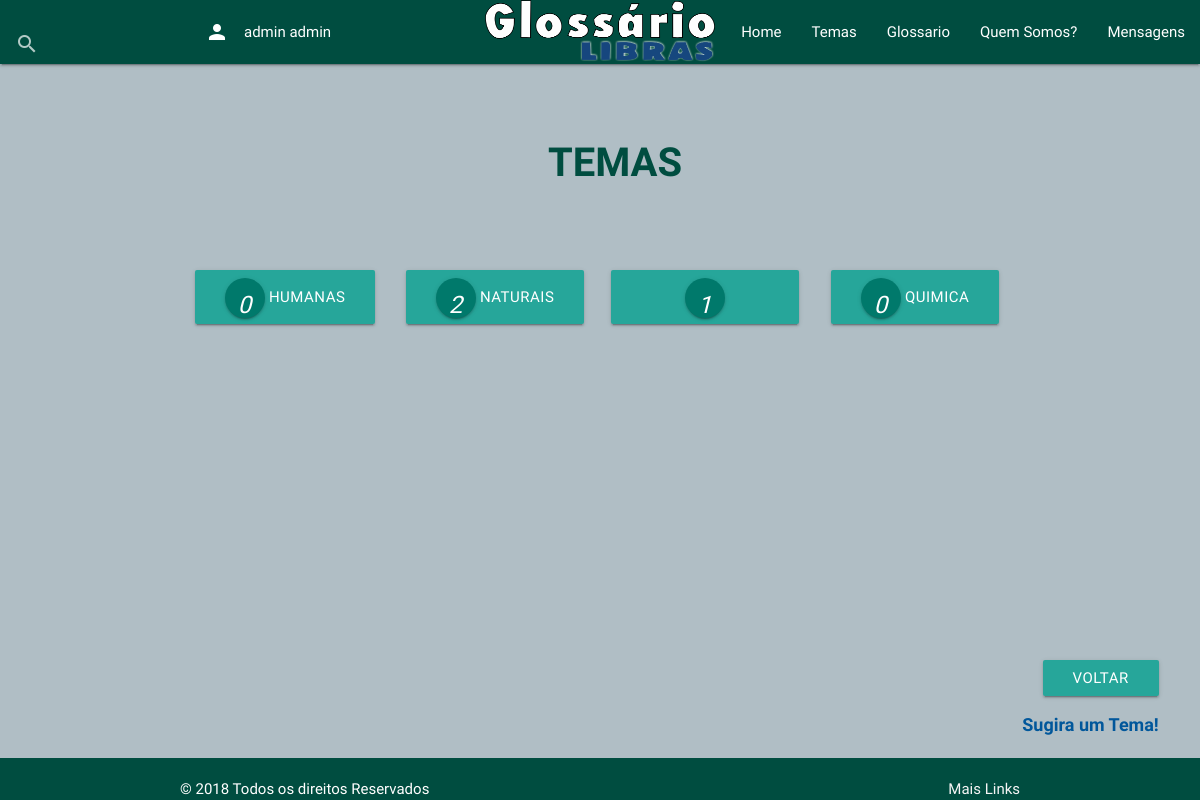
/Glossario/conteudo-categorias-temas/ (signed in), run on the app's committed database.
### Glossario/models.py (models this page shows, shortened)
class Perfil(models.Model):
    user = models.OneToOneField(User, on_delete=models.CASCADE, null=True, editable=False)
    nome = models.CharField(max_length=255, null=False)
    sobrenome = models.CharField(max_length=255, null=True)
    curso = models.CharField(max_length=255, null=True)
    universidade = models.CharField(max_length=255, null=True)
    glossarios_responsavel = models.ManyToManyField(Glossario, related_name='responsavel', blank=True)
    glossarios = models.ManyToManyField(Glossario, related_name='membro', blank=True)

class Tema(models.Model):
    titulo = models.CharField(max_length=200)
    pai = models.ForeignKey("self", on_delete=models.CASCADE, default=None, blank=True, null=True)
    postado = models.BooleanField(default=False)

### Glossario/views.py (the view)
# urls.py: path('conteudo-categorias-temas/', views.conteudo_categorias_temas, name='conteudo-categorias-temas'),
@login_required
def conteudo_categorias_temas(request):
    try:
        user_logado_id = request.user.id
        perfis = Perfil.objects.all()
        perfil_logado = Perfil.objects.get( user=user_logado_id )
        lista_tema = Tema.objects.filter( pai = None, postado=True)
        context = {'lista_tema': lista_tema,
                   'perfil_logado': perfil_logado,}
        lista_temas = Tema.objects.filter( pai=None, postado=True)
        quantidade_sinais = dict()
        for tema in lista_temas:
                sinais = Sinal.objects.filter(temas=tema.id, postado=True)
                quantidade_sinais[tema.titulo] = len(sinais)
        print(quantidade_sinais)
        context = {'lista_temas': lista_temas,
                   'perfil_logado': perfil_logado,
                   'quantidade_sinais': quantidade_sinais
                   }
    except Glossario.DoesNotExist:
        raise Http404("Não existem Temas")
    return render(request,'Glossario/categorias-temas.html', context)

### Glossario/templates/Glossario/categorias-temas.html (shortened to what this page needs)
{% extends 'Glossario/base.html' %}
 {% block content %}
<center>
   		<br></br>
   		<h1> TEMAS </h1>
   		<br></br>
{% if lista_temas %}
    <ul>
      <div class="row container">
        {% for tema in lista_temas  %}
              <div class="col l3 ">
               		<li><a href="/conteudo-categorias-temas/{{ tema.id }}/" class= "waves-effect waves-light btn-large color #01579b" >
                      <i class="btn-floating btn teal darken-2 center">{% for key,val in quantidade_sinais.items %}{% if tema.titulo == key %} {{ val }}
                        {% endif %}
                      {% endfor %}
                  </i> {{ tema.titulo }}</a></li>
              </div>
          {% endfor %}
      </div>
    </ul>
{% else %}
    <p> Não existem temas cadastrados.</p>
{% endif %}
{% endblock %}
{% block footer %}
     <div class="footer">
      <div class="row" >
        <div class="col s12 push-s1 right-align ">
          <button class="waves-effect waves-light btn color #01579b" type="submit" nome="voltar" onclick='history.go(-1)' >Voltar</button>
          <a class ="link" href="/01/enviar-tema/ "/> Sugira um Tema!</a>
        </div>
      </div>
    </div>
{% endblock %}

### Glossario/templates/Glossario/base.html (shortened to what this page needs)
{% load staticfiles %}
<!DOCTYPE html>
<html lang= "pt-br">
	<head>
		<link rel="stylesheet" type="text/css" href="../../static/Glossario/css/materialize.css">
		<link rel="stylesheet" type="text/css" href="../../static/Glossario/css/stilo-trabalho.css"/>
	</head>
   	<body>
   	<header>
   	<nav class="teal darken-4">
		<div class="nav-wrapper col 9">
			 <a href="http://localhost:8000/"><img href="/http://localhost:8000/" class="brand-logo center" src="../../static/Glossario/imagens/glossarioLibras.png" height="62" width="230" class="center"></a>
			<ul id="nav-mobile" class="right hide-on-med-and-down">
		        <li><a href="http://localhost:8000/"> Home </a></li>
		        <li><a href="http://localhost:8000/conteudo-categorias-temas/"> Temas </a></li>
		        <li><a href="http://localhost:8000/conteudo-categorias-glossarios/"> Glossario </a></li>
		        <li><a href="#"> Quem Somos? </a></li>
		        <li><a href="">Mensagens</a></li>
		    </ul>
           <form  class="left input-field" action="/resultado-pesquisa/?pesquisa=">
                <input type="text" name="pesquisa">
                <label  class="label" ><i class="material-icons right">search</i></label></form>
                {%  if user.is_authenticated  %}
                <ul class="left hide-on-med-and-down ">
	        			<li><a type="button"  id="MostrarEsconderMensagem">{{ perfil_logado.nome }} {{ perfil_logado.sobrenome }}<i class="material-icons left">person</i></a></li>
	           		</ul>
	            {% else %}
	            	<ul class="left hide-on-med-and-down ">
	        			<li><a class="waves-effect waves-light btn" href="http://localhost:8000/Usuarios/login/">Fazer Login</a></li>
	            	</ul>
	            {% endif %}
   	  	</div>
  	</nav>
  	</header>
	<main>
		{% block content %}
		{% endblock %}
	</main>
	<footer>
		<div >
		{% block footer %}
		{% endblock %}
		<div >
		<footer class="page-footer  teal darken-4"  >
        <div class="col l12">
            <div class="container ">© 2018 Todos os direitos Reservados<a class="grey-text text-lighten-4 right" href="#!">Mais Links</a>
        </div>
        </div>
       </footer>
    </footer>
  	</body>
 </html>

### Glossario/static/Glossario/css/stilo-trabalho.css (style rules this page uses)
body { display: flex; min-height: 100vh; flex-direction: column; background-color: #b0bec5; }
main { flex: 1 0 auto; }
.footer { position:static; bottom: 5%; width: 90%; }
h1 { font-size: 40px; text-indent: 30px; font-weight: bold; color: #004d40; list-style: none; }
.link { font-size: 18px; text-indent: 30px; font-weight: bold; color:#01579b ; list-style: none; }

### data on the page
Perfil: nome "admin", sobrenome "admin"
Tema: quantidade_sinais "0", titulo "HUMANAS"
Tema: quantidade_sinais "2", titulo "NATURAIS"
Tema: quantidade_sinais "1"
Tema: quantidade_sinais "0", titulo "QUIMICA"
